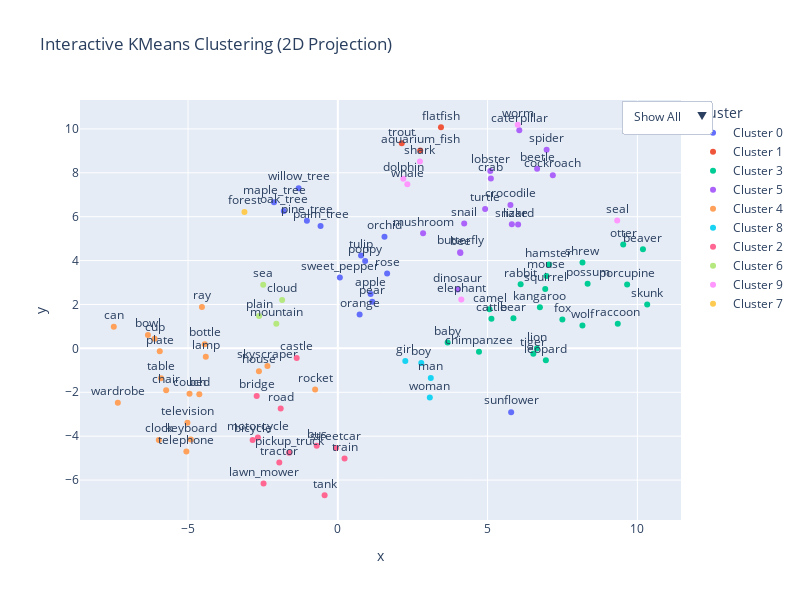

The notebook cell this image was saved under:
### Code cell
study_from_file("gemini_text_descriptions.json", "gemini_text_descriptions")

### Figure 1 — Plotly figure (JSON) as saved in the notebook; plotly's stock layout.template omitted (floating-point values rounded to 4 significant figures)
{"data": [{"customdata": [["apple", "Cluster 0"], ["oak_tree", "Cluster 0"], ["orange", "Cluster 0"], ["orchid", "Cluster 0"], ["palm_tree", "Cluster 0"], ["pear", "Cluster 0"], ["pine_tree", "Cluster 0"], ["sunflower", "Cluster 0"], ["tulip", "Cluster 0"], ["willow_tree", "Cluster 0"], ["maple_tree", "Cluster 0"], ["poppy", "Cluster 0"], ["rose", "Cluster 0"], ["sweet_pepper", "Cluster 0"]], "hovertemplate": "Cluster=%{customdata[1]}<br>Class=%{customdata[0]}<extra></extra>", "legendgroup": "Cluster 0", "marker": {"color": "#636efa", "symbol": "circle"}, "mode": "markers+text", "name": "Cluster 0", "orientation": "v", "showlegend": true, "text": ["apple", "oak_tree", "orange", "orchid", "palm_tree", "pear", "pine_tree", "sunflower", "tulip", "willow_tree", "maple_tree", "poppy", "rose", "sweet_pepper"], "textposition": "top center", "type": "scatter", "x": [1.095, -1.802, 0.7277, 1.558, -0.5758, 1.15, -1.032, 5.787, 0.7761, -1.309, -2.129, 0.9125, 1.646, 0.06793], "xaxis": "x", "y": [2.481, 6.255, 1.544, 5.09, 5.579, 2.122, 5.816, -2.906, 4.228, 7.301, 6.663, 3.987, 3.409, 3.225], "yaxis": "y"}, {"customdata": [["aquarium_fish", "Cluster 1"], ["trout", "Cluster 1"], ["flatfish", "Cluster 1"]], "hovertemplate": "Cluster=%{customdata[1]}<br>Class=%{customdata[0]}<extra></extra>", "legendgroup": "Cluster 1", "marker": {"color": "#EF553B", "symbol": "circle"}, "mode": "markers+text", "name": "Cluster 1", "orientation": "v", "showlegend": true, "text": ["aquarium_fish", "trout", "flatfish"], "textposition": "top center", "type": "scatter", "x": [2.751, 2.135, 3.444], "xaxis": "x", "y": [9.022, 9.345, 10.07], "yaxis": "y"}, {"customdata": [["bear", "Cluster 3"], ["hamster", "Cluster 3"], ["kangaroo", "Cluster 3"], ["lion", "Cluster 3"], ["mouse", "Cluster 3"], ["porcupine", "Cluster 3"], ["possum", "Cluster 3"], ["rabbit", "Cluster 3"], ["raccoon", "Cluster 3"], ["shrew", "Cluster 3"], ["skunk", "Cluster 3"], ["squirrel", "Cluster 3"], ["tiger", "Cluster 3"], ["wolf", "Cluster 3"], ["beaver", "Cluster 3"], ["camel", "Cluster 3"], ["cattle", "Cluster 3"], ["otter", "Cluster 3"], ["baby", "Cluster 3"], ["chimpanzee", "Cluster 3"], ["fox", "Cluster 3"], ["leopard", "Cluster 3"]], "hovertemplate": "Cluster=%{customdata[1]}<br>Class=%{customdata[0]}<extra></extra>", "legendgroup": "Cluster 3", "marker": {"color": "#00cc96", "symbol": "circle"}, "mode": "markers+text", "name": "Cluster 3", "orientation": "v", "showlegend": true, "text": ["bear", "hamster", "kangaroo", "lion", "mouse", "porcupine", "possum", "rabbit", "raccoon", "shrew", "skunk", "squirrel", "tiger", "wolf", "beaver", "camel", "cattle", "otter", "baby", "chimpanzee", "fox", "leopard"], "textposition": "top center", "type": "scatter", "x": [5.863, 7.048, 6.746, 6.646, 6.966, 9.658, 8.339, 6.104, 9.346, 8.168, 10.33, 6.924, 6.527, 8.166, 10.19, 5.065, 5.128, 9.527, 3.666, 4.713, 7.496, 6.945], "xaxis": "x", "y": [1.373, 3.817, 1.874, -0.007507, 3.298, 2.911, 2.946, 2.916, 1.12, 3.909, 2.001, 2.709, -0.2482, 1.046, 4.511, 1.781, 1.344, 4.733, 0.2733, -0.1483, 1.311, -0.5444], "yaxis": "y"}, {"customdata": [["bee", "Cluster 5"], ["caterpillar", "Cluster 5"], ["cockroach", "Cluster 5"], ["dinosaur", "Cluster 5"], ["lizard", "Cluster 5"], ["lobster", "Cluster 5"], ["mushroom", "Cluster 5"], ["snake", "Cluster 5"], ["spider", "Cluster 5"], ["turtle", "Cluster 5"], ["beetle", "Cluster 5"], ["butterfly", "Cluster 5"], ["crab", "Cluster 5"], ["crocodile", "Cluster 5"], ["snail", "Cluster 5"]], "hovertemplate": "Cluster=%{customdata[1]}<br>Class=%{customdata[0]}<extra></extra>", "legendgroup": "Cluster 5", "marker": {"color": "#ab63fa", "symbol": "circle"}, "mode": "markers+text", "name": "Cluster 5", "orientation": "v", "showlegend": true, "text": ["bee", "caterpillar", "cockroach", "dinosaur", "lizard", "lobster", "mushroom", "snake", "spider", "turtle", "beetle", "butterfly", "crab", "crocodile", "snail"], "textposition": "top center", "type": "scatter", "x": [4.092, 6.059, 7.178, 3.999, 6.019, 5.092, 2.846, 5.81, 6.971, 4.917, 6.653, 4.084, 5.11, 5.763, 4.218], "xaxis": "x", "y": [4.342, 9.944, 7.89, 2.68, 5.648, 8.087, 5.242, 5.652, 9.046, 6.353, 8.185, 4.384, 7.745, 6.531, 5.695], "yaxis": "y"}, {"customdata": [["bottle", "Cluster 4"], ["bowl", "Cluster 4"], ["can", "Cluster 4"], ["chair", "Cluster 4"], ["clock", "Cluster 4"], ["couch", "Cluster 4"], ["cup", "Cluster 4"], ["house", "Cluster 4"], ["keyboard", "Cluster 4"], ["plate", "Cluster 4"], ["ray", "Cluster 4"], ["skyscraper", "Cluster 4"], ["lamp", "Cluster 4"], ["television", "Cluster 4"], ["bed", "Cluster 4"], ["rocket", "Cluster 4"], ["table", "Cluster 4"], ["telephone", "Cluster 4"], ["wardrobe", "Cluster 4"]], "hovertemplate": "Cluster=%{customdata[1]}<br>Class=%{customdata[0]}<extra></extra>", "legendgroup": "Cluster 4", "marker": {"color": "#FFA15A", "symbol": "circle"}, "mode": "markers+text", "name": "Cluster 4", "orientation": "v", "showlegend": true, "text": ["bottle", "bowl", "can", "chair", "clock", "couch", "cup", "house", "keyboard", "plate", "ray", "skyscraper", "lamp", "television", "bed", "rocket", "table", "telephone", "wardrobe"], "textposition": "top center", "type": "scatter", "x": [-4.444, -6.339, -7.478, -5.731, -5.975, -4.95, -6.116, -2.633, -4.907, -5.944, -4.537, -2.35, -4.407, -5.02, -4.624, -0.757, -5.902, -5.055, -7.344], "xaxis": "x", "y": [0.1895, 0.6146, 0.9844, -1.913, -4.17, -2.067, 0.4396, -1.039, -4.155, -0.132, 1.887, -0.8001, -0.3844, -3.395, -2.085, -1.877, -1.356, -4.696, -2.474], "yaxis": "y"}, {"customdata": [["boy", "Cluster 8"], ["girl", "Cluster 8"], ["man", "Cluster 8"], ["woman", "Cluster 8"]], "hovertemplate": "Cluster=%{customdata[1]}<br>Class=%{customdata[0]}<extra></extra>", "legendgroup": "Cluster 8", "marker": {"color": "#19d3f3", "symbol": "circle"}, "mode": "markers+text", "name": "Cluster 8", "orientation": "v", "showlegend": true, "text": ["boy", "girl", "man", "woman"], "textposition": "top center", "type": "scatter", "x": [2.786, 2.253, 3.104, 3.071], "xaxis": "x", "y": [-0.6682, -0.5791, -1.35, -2.241], "yaxis": "y"}, {"customdata": [["bridge", "Cluster 2"], ["bus", "Cluster 2"], ["castle", "Cluster 2"], ["lawn_mower", "Cluster 2"], ["road", "Cluster 2"], ["streetcar", "Cluster 2"], ["tank", "Cluster 2"], ["train", "Cluster 2"], ["motorcycle", "Cluster 2"], ["tractor", "Cluster 2"], ["bicycle", "Cluster 2"], ["pickup_truck", "Cluster 2"]], "hovertemplate": "Cluster=%{customdata[1]}<br>Class=%{customdata[0]}<extra></extra>", "legendgroup": "Cluster 2", "marker": {"color": "#FF6692", "symbol": "circle"}, "mode": "markers+text", "name": "Cluster 2", "orientation": "v", "showlegend": true, "text": ["bridge", "bus", "castle", "lawn_mower", "road", "streetcar", "tank", "train", "motorcycle", "tractor", "bicycle", "pickup_truck"], "textposition": "top center", "type": "scatter", "x": [-2.708, -0.7045, -1.373, -2.479, -1.907, -0.06115, -0.4411, 0.2257, -2.668, -1.953, -2.843, -1.625], "xaxis": "x", "y": [-2.169, -4.438, -0.4396, -6.155, -2.736, -4.534, -6.693, -5.019, -4.065, -5.2, -4.174, -4.757], "yaxis": "y"}, {"customdata": [["cloud", "Cluster 6"], ["mountain", "Cluster 6"], ["sea", "Cluster 6"], ["plain", "Cluster 6"]], "hovertemplate": "Cluster=%{customdata[1]}<br>Class=%{customdata[0]}<extra></extra>", "legendgroup": "Cluster 6", "marker": {"color": "#B6E880", "symbol": "circle"}, "mode": "markers+text", "name": "Cluster 6", "orientation": "v", "showlegend": true, "text": ["cloud", "mountain", "sea", "plain"], "textposition": "top center", "type": "scatter", "x": [-1.858, -2.052, -2.491, -2.628], "xaxis": "x", "y": [2.206, 1.126, 2.9, 1.472], "yaxis": "y"}, {"customdata": [["dolphin", "Cluster 9"], ["elephant", "Cluster 9"], ["seal", "Cluster 9"], ["shark", "Cluster 9"], ["whale", "Cluster 9"], ["worm", "Cluster 9"]], "hovertemplate": "Cluster=%{customdata[1]}<br>Class=%{customdata[0]}<extra></extra>", "legendgroup": "Cluster 9", "marker": {"color": "#FF97FF", "symbol": "circle"}, "mode": "markers+text", "name": "Cluster 9", "orientation": "v", "showlegend": true, "text": ["dolphin", "elephant", "seal", "shark", "whale", "worm"], "textposition": "top center", "type": "scatter", "x": [2.187, 4.122, 9.326, 2.741, 2.322, 6.007], "xaxis": "x", "y": [7.727, 2.231, 5.822, 8.519, 7.474, 10.19], "yaxis": "y"}, {"customdata": [["forest", "Cluster 7"]], "hovertemplate": "Cluster=%{customdata[1]}<br>Class=%{customdata[0]}<extra></extra>", "legendgroup": "Cluster 7", "marker": {"color": "#FECB52", "symbol": "circle"}, "mode": "markers+text", "name": "Cluster 7", "orientation": "v", "showlegend": true, "text": ["forest"], "textposition": "top center", "type": "scatter", "x": [-3.117], "xaxis": "x", "y": [6.213], "yaxis": "y"}], "layout": {"height": 600, "legend": {"title": {"text": "Cluster"}, "tracegroupgap": 0}, "title": {"text": "Interactive KMeans Clustering (2D Projection)"}, "updatemenus": [{"buttons": [{"args": [{"visible": [true, true, true, true, true, true, true, true, true, true, true, true, true, true, true, true, true, true, true, true, true, true, true, true, true, true, true, true, true, true, true, true, true, true, true, true, true, true, true, true, true, true, true, true, true, true, true, true, true, true, true, true, true, true, true, true, true, true, true, true, true, true, true, true, true, true, true, true, true, true, true, true, true, true, true, true, true, true, true, true, true, true, true, true, true, true, true, true, true, true, true, true, true, true, true, true, true, true, true, true]}, {"title": "All Clusters"}], "label": "Show All", "method": "update"}, {"args": [{"visible": [1, 0, 0, 0, 0, 0, 0, 0, 0, 0, 0, 0, 0, 0, 0, 0, 0, 0, 0, 0, 0, 0, 0, 0, 0, 0, 0, 0, 0, 0, 0, 0, 0, 0, 1, 1, 1, 1, 1, 1, 0, 0, 0, 0, 0, 0, 0, 0, 0, 0, 0, 0, 0, 0, 0, 1, 0, 0, 0, 0, 1, 0, 1, 0, 0, 0, 0, 0, 0, 0, 0, 0, 0, 1, 0, 0, 0, 0, 0, 0, 0, 0, 0, 0, 0, 0, 0, 0, 0, 1, 0, 1, 0, 1, 0, 0, 0, 0, 0, 0]}, {"title": "Cluster: Cluster 0"}], "label": "Cluster 0", "method": "update"}, {"args": [{"visible": [0, 1, 0, 0, 0, 0, 0, 0, 0, 0, 0, 0, 0, 0, 0, 0, 0, 0, 0, 0, 0, 0, 0, 0, 0, 0, 0, 0, 0, 0, 0, 0, 0, 0, 0, 0, 0, 0, 0, 0, 0, 0, 0, 0, 0, 0, 0, 0, 0, 0, 0, 0, 0, 0, 0, 0, 0, 0, 0, 1, 0, 0, 0, 0, 0, 0, 0, 0, 0, 0, 0, 1, 0, 0, 0, 0, 0, 0, 0, 0, 0, 0, 0, 0, 0, 0, 0, 0, 0, 0, 0, 0, 0, 0, 0, 0, 0, 0, 0, 0]}, {"title": "Cluster: Cluster 1"}], "label": "Cluster 1", "method": "update"}, {"args": [{"visible": [0, 0, 1, 0, 0, 0, 0, 0, 0, 0, 0, 0, 0, 0, 0, 0, 0, 0, 0, 0, 0, 0, 0, 1, 0, 1, 0, 0, 1, 0, 0, 0, 1, 0, 0, 0, 0, 0, 0, 0, 0, 1, 1, 1, 1, 0, 0, 0, 1, 1, 0, 0, 0, 1, 0, 0, 0, 1, 0, 0, 0, 0, 0, 1, 1, 0, 0, 1, 1, 0, 0, 0, 0, 0, 0, 1, 0, 0, 0, 0, 1, 0, 0, 1, 1, 1, 0, 0, 0, 0, 0, 0, 0, 0, 0, 0, 0, 0, 0, 0]}, {"title": "Cluster: Cluster 3"}], "label": "Cluster 3", "method": "update"}, {"args": [{"visible": [0, 0, 0, 1, 0, 0, 0, 0, 0, 0, 0, 1, 0, 0, 0, 1, 0, 0, 1, 0, 0, 0, 0, 0, 0, 0, 0, 0, 0, 1, 1, 0, 0, 1, 0, 0, 0, 0, 0, 0, 0, 0, 0, 0, 0, 0, 0, 0, 0, 0, 0, 1, 1, 0, 0, 0, 0, 0, 0, 0, 0, 1, 0, 0, 0, 1, 1, 0, 0, 1, 1, 0, 0, 0, 0, 0, 0, 0, 0, 0, 0, 0, 0, 0, 0, 0, 0, 0, 0, 0, 0, 0, 1, 0, 0, 0, 0, 0, 0, 0]}, {"title": "Cluster: Cluster 5"}], "label": "Cluster 5", "method": "update"}, {"args": [{"visible": [0, 0, 0, 0, 1, 1, 0, 0, 0, 1, 0, 0, 1, 1, 0, 0, 1, 1, 0, 0, 0, 0, 0, 0, 1, 0, 1, 0, 0, 0, 0, 0, 0, 0, 0, 0, 0, 0, 0, 0, 1, 0, 0, 0, 0, 1, 0, 0, 0, 0, 1, 0, 0, 0, 0, 0, 0, 0, 0, 0, 0, 0, 0, 0, 0, 0, 0, 0, 0, 0, 0, 0, 1, 0, 0, 0, 0, 0, 1, 0, 0, 1, 0, 0, 0, 0, 0, 0, 0, 0, 1, 0, 0, 0, 1, 1, 1, 0, 0, 0]}, {"title": "Cluster: Cluster 4"}], "label": "Cluster 4", "method": "update"}, {"args": [{"visible": [0, 0, 0, 0, 0, 0, 1, 0, 0, 0, 0, 0, 0, 0, 0, 0, 0, 0, 0, 0, 0, 0, 1, 0, 0, 0, 0, 0, 0, 0, 0, 0, 0, 0, 0, 0, 0, 0, 0, 0, 0, 0, 0, 0, 0, 0, 0, 0, 0, 0, 0, 0, 0, 0, 0, 0, 0, 0, 0, 0, 0, 0, 0, 0, 0, 0, 0, 0, 0, 0, 0, 0, 0, 0, 0, 0, 0, 0, 0, 0, 0, 0, 0, 0, 0, 0, 1, 0, 0, 0, 0, 0, 0, 0, 0, 0, 0, 0, 1, 0]}, {"title": "Cluster: Cluster 8"}], "label": "Cluster 8", "method": "update"}, {"args": [{"visible": [0, 0, 0, 0, 0, 0, 0, 1, 1, 0, 1, 0, 0, 0, 0, 0, 0, 0, 0, 0, 0, 0, 0, 0, 0, 0, 0, 1, 0, 0, 0, 0, 0, 0, 0, 0, 0, 0, 0, 0, 0, 0, 0, 0, 0, 0, 1, 0, 0, 0, 0, 0, 0, 0, 1, 0, 1, 0, 1, 0, 0, 0, 0, 0, 0, 0, 0, 0, 0, 0, 0, 0, 0, 0, 1, 0, 0, 0, 0, 1, 0, 0, 1, 0, 0, 0, 0, 1, 0, 0, 0, 0, 0, 0, 0, 0, 0, 0, 0, 0]}, {"title": "Cluster: Cluster 2"}], "label": "Cluster 2", "method": "update"}, {"args": [{"visible": [0, 0, 0, 0, 0, 0, 0, 0, 0, 0, 0, 0, 0, 0, 1, 0, 0, 0, 0, 0, 0, 0, 0, 0, 0, 0, 0, 0, 0, 0, 0, 1, 0, 0, 0, 0, 0, 0, 0, 0, 0, 0, 0, 0, 0, 0, 0, 0, 0, 0, 0, 0, 0, 0, 0, 0, 0, 0, 0, 0, 0, 0, 0, 0, 0, 0, 0, 0, 0, 0, 0, 0, 0, 0, 0, 0, 1, 0, 0, 0, 0, 0, 0, 0, 0, 0, 0, 0, 1, 0, 0, 0, 0, 0, 0, 0, 0, 0, 0, 0]}, {"title": "Cluster: Cluster 6"}], "label": "Cluster 6", "method": "update"}, {"args": [{"visible": [0, 0, 0, 0, 0, 0, 0, 0, 0, 0, 0, 0, 0, 0, 0, 0, 0, 0, 0, 1, 1, 0, 0, 0, 0, 0, 0, 0, 0, 0, 0, 0, 0, 0, 0, 0, 0, 0, 0, 0, 0, 0, 0, 0, 0, 0, 0, 1, 0, 0, 0, 0, 0, 0, 0, 0, 0, 0, 0, 0, 0, 0, 0, 0, 0, 0, 0, 0, 0, 0, 0, 0, 0, 0, 0, 0, 0, 1, 0, 0, 0, 0, 0, 0, 0, 0, 0, 0, 0, 0, 0, 0, 0, 0, 0, 0, 0, 1, 0, 1]}, {"title": "Cluster: Cluster 9"}], "label": "Cluster 9", "method": "update"}, {"args": [{"visible": [0, 0, 0, 0, 0, 0, 0, 0, 0, 0, 0, 0, 0, 0, 0, 0, 0, 0, 0, 0, 0, 1, 0, 0, 0, 0, 0, 0, 0, 0, 0, 0, 0, 0, 0, 0, 0, 0, 0, 0, 0, 0, 0, 0, 0, 0, 0, 0, 0, 0, 0, 0, 0, 0, 0, 0, 0, 0, 0, 0, 0, 0, 0, 0, 0, 0, 0, 0, 0, 0, 0, 0, 0, 0, 0, 0, 0, 0, 0, 0, 0, 0, 0, 0, 0, 0, 0, 0, 0, 0, 0, 0, 0, 0, 0, 0, 0, 0, 0, 0]}, {"title": "Cluster: Cluster 7"}], "label": "Cluster 7", "method": "update"}], "type": "dropdown", "x": 1.05, "y": 1}], "width": 800, "xaxis": {"anchor": "y", "domain": [0, 1], "title": {"text": "x"}}, "yaxis": {"anchor": "x", "domain": [0, 1], "title": {"text": "y"}}}}
